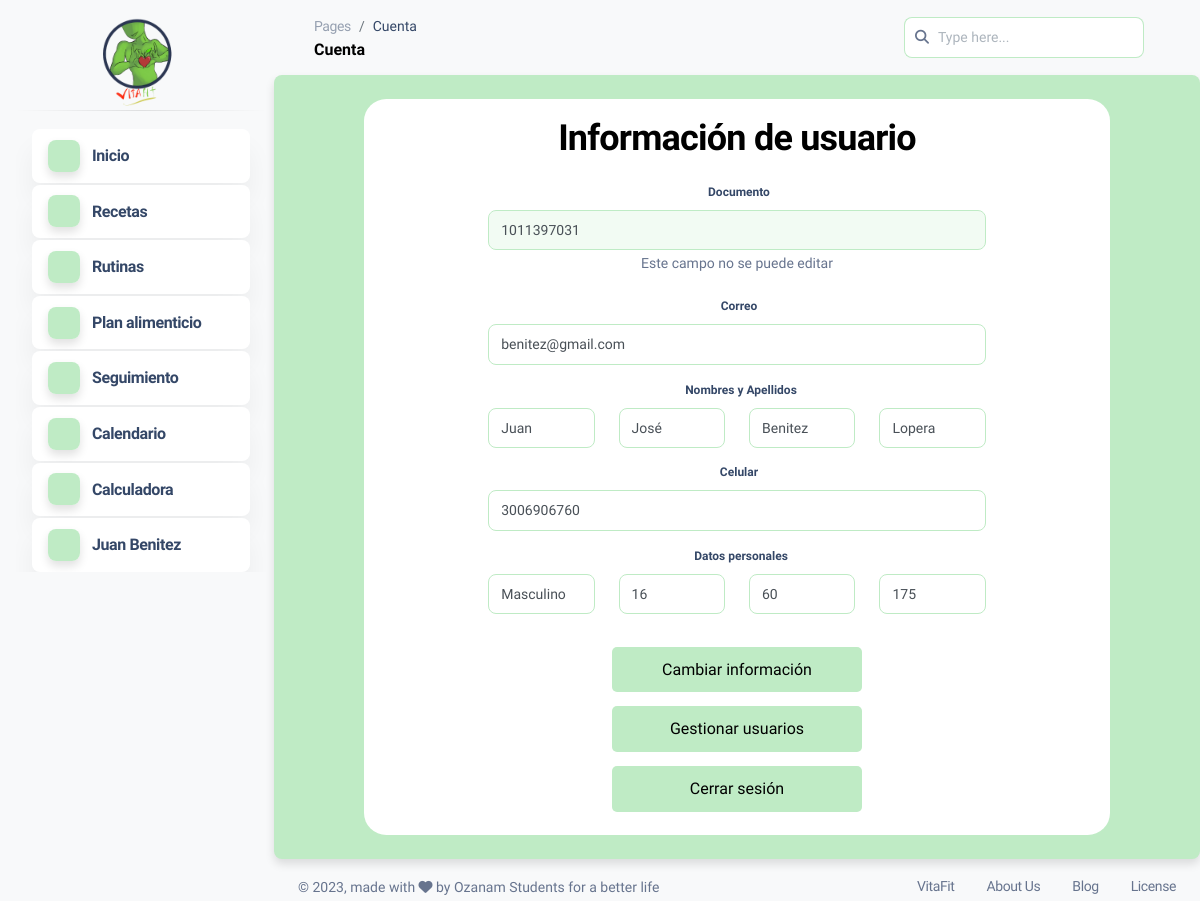
/dashboard.php?mod=cuenta (signed in), run on an earlier commit of the app's database.
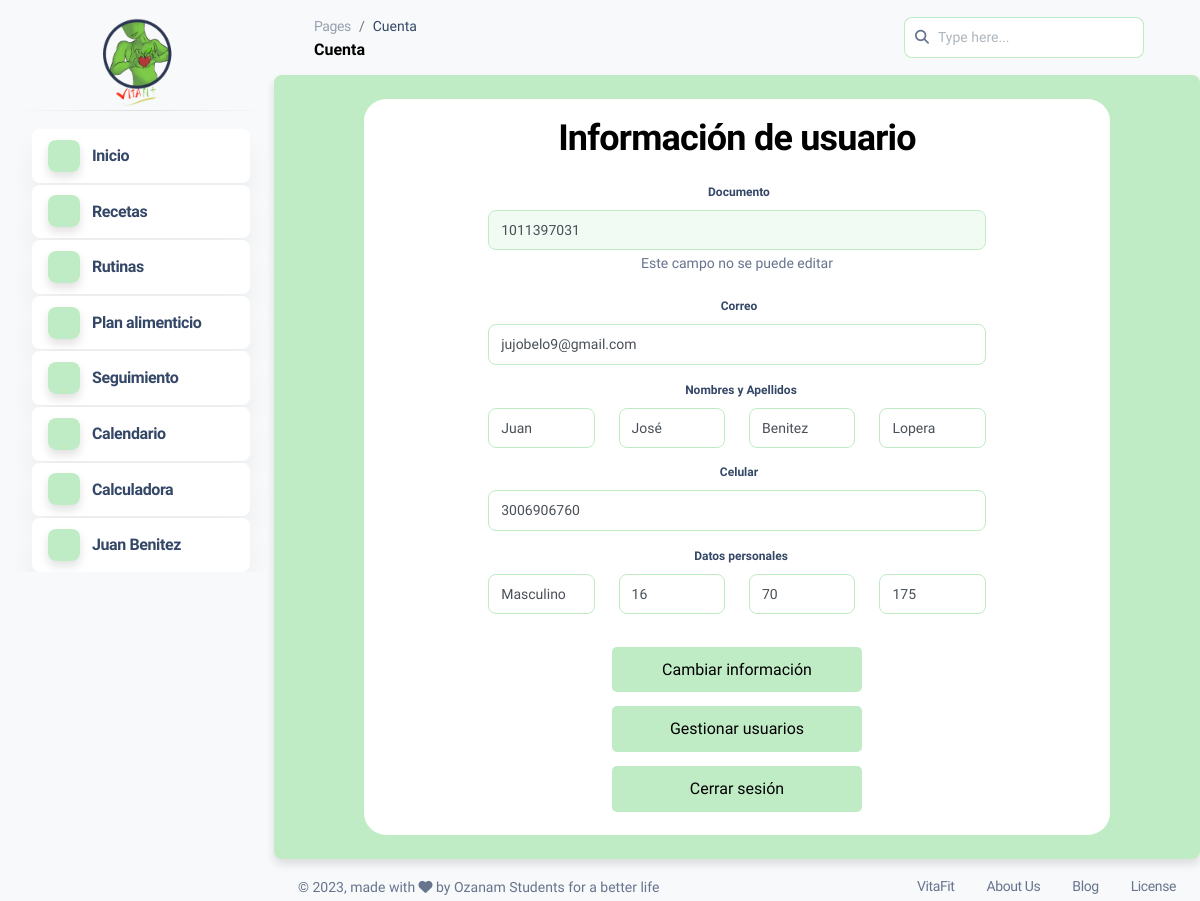
And on a later commit of the database.
### tables this page shows
CREATE TABLE `usuario` (
  `correo` varchar(100) NOT NULL,
  `primer_nombre` varchar(20) NOT NULL,
  `segundo_nombre` varchar(20) NOT NULL,
  `primer_apellido` varchar(20) NOT NULL,
  `segundo_apellido` varchar(20) NOT NULL,
  `celular` bigint(15) NOT NULL,
  `tipo_documento` text NOT NULL,
  `numero_identificacion` bigint(15) NOT NULL,
  `edad` int(2) NOT NULL,
  `estatura` int(3) NOT NULL,
  `peso` int(3) NOT NULL,
  `sexo` text NOT NULL,
  `contraseña` varchar(100) NOT NULL,
  `id_rol` int(1) NOT NULL
);

### modulos/cuenta.php (the view, shortened to what the changed rows need)
<div class="row">
                <center>
                <div class="contenedor1">
                    <center>
                            <div class="col-md-8 border-right">
                            <div class="py-3">
                                <div class="mb-3">
                                <h2>Información de usuario</h2>
                                </div>
                                <?php
                                    $documento=$_SESSION['documento'];
                                    $consulta = mysqli_query($conexion,"SELECT * FROM usuario WHERE numero_identificacion = '$documento';") or die ($conexion."Error en la consulta");
                                    if($fila=mysqli_fetch_array($consulta)){
                                ?>
                                <form action="dashboard.php?mod=cuenta" method="post">
                                    <div class="form-group">
                                        <label for="exampleInputEmail1">Documento</label>
                                        <input type="text" class="form-control" name="doc_principal"  value="<?php echo $documento;?>" disabled>
                                        <small id="emailHelp" class="form-text text-muted">Este campo no se puede editar</small>
                                    </div>
                                    <div class="form-group">
                                        <label for="exampleFormControlInput1">Correo</label>
                                        <input type="email" class="form-control" aria-describedby="emailHelp" id="exampleFormControlInput1" placeholder="name@example.com" name="correo"  value="<?php echo $fila['correo'];?>"required>
                                    </div>
                                    <div class="row">
                                        <label for="exampleInputEmail1">Nombres y Apellidos</label>
                                        <div class="col">
                                            <input type="text" class="form-control" placeholder="primer nombre" name="name1" value="<?php echo $fila['primer_nombre'];?>"required>
                                        </div>
                                        <div class="col">
                                            <input type="text" class="form-control" placeholder="segundo nombre" name="name2" value="<?php echo $fila['segundo_nombre'];?>">
                                        </div>
                                        <div class="col">
                                            <input type="text" class="form-control" placeholder="primer apellido" name="ape1" value="<?php echo $fila['primer_apellido'];?>" required>
                                        </div>
                                        <div class="col">
                                            <input type="text" class="form-control" placeholder="segundo apellido" name="ape2" value="<?php echo $fila['segundo_apellido'];?>">
                                        </div>
                                    </div>
                                    <div class="form-group">
                                        <label for="exampleInputPassword1" style="margin-top:15px;">Celular</label>
                                        <input type="doc" class="form-control" id="exampleInputEmail1" placeholder="celular" name="tel" value="<?php echo $fila['celular'];?>">
                                    </div>
                                    <div class="row">
                                        <label for="exampleInputEmail1">Datos personales</label>
                                        <div class="col">
                                            <select class="form-control" id="exampleFormControlSelect1" name="sexo" required>
                                                <option  value="<?php if($fila['sexo']=="M"){echo"M";}else{echo"F";}?>"><?php if($fila['sexo']=="M"){echo"Masculino";}else{echo"Femenino";}?></option>
                                            </select>
                                        </div>
                                        <div class="col">
                                            <input type="text" class="form-control" placeholder="Edad" name="edad" value="<?php echo $fila['edad'];?>" required>
                                        </div>
                                        <div class="col">
                                            <input type="text" class="form-control" placeholder="Peso en kg" name="peso" value="<?php echo $fila['peso'];?>"required>
                                        </div>
                                        <div class="col">
                                            <input type="text" class="form-control" placeholder="Altura en cm" name="altura" value="<?php echo $fila['estatura'];?>" required>
                                        </div>
                                    </div>
                                    <br>
                                    <button type="submit" class="boton1" name="btn_actualizar">Cambiar información</button>
                                </form>
                                <?php
                                    $admin= $_SESSION['rol'];
                                    if($admin==2){
                                ?>
                                    <a href="dashboard.php?mod=usuarios">
                                     <button type="submit"class="boton1">Gestionar usuarios</button>
                                    </a>
                                <?php
                                    }
                                ?>
                                <a href="salir.php">
                                 <button type="submit" class="btn_eliminar">Cerrar sesión</button>
                                </a>
                                <?php
                                    }
                                ?>
                            </div>
                            </center>
                        </div>
                    </div>
        </div>

What changed in the data, as far as the page shows it:
changed usuario "Juan": correo "benitez@gmail.com" → "jujobelo9@gmail.com"; peso "60" → "70"
